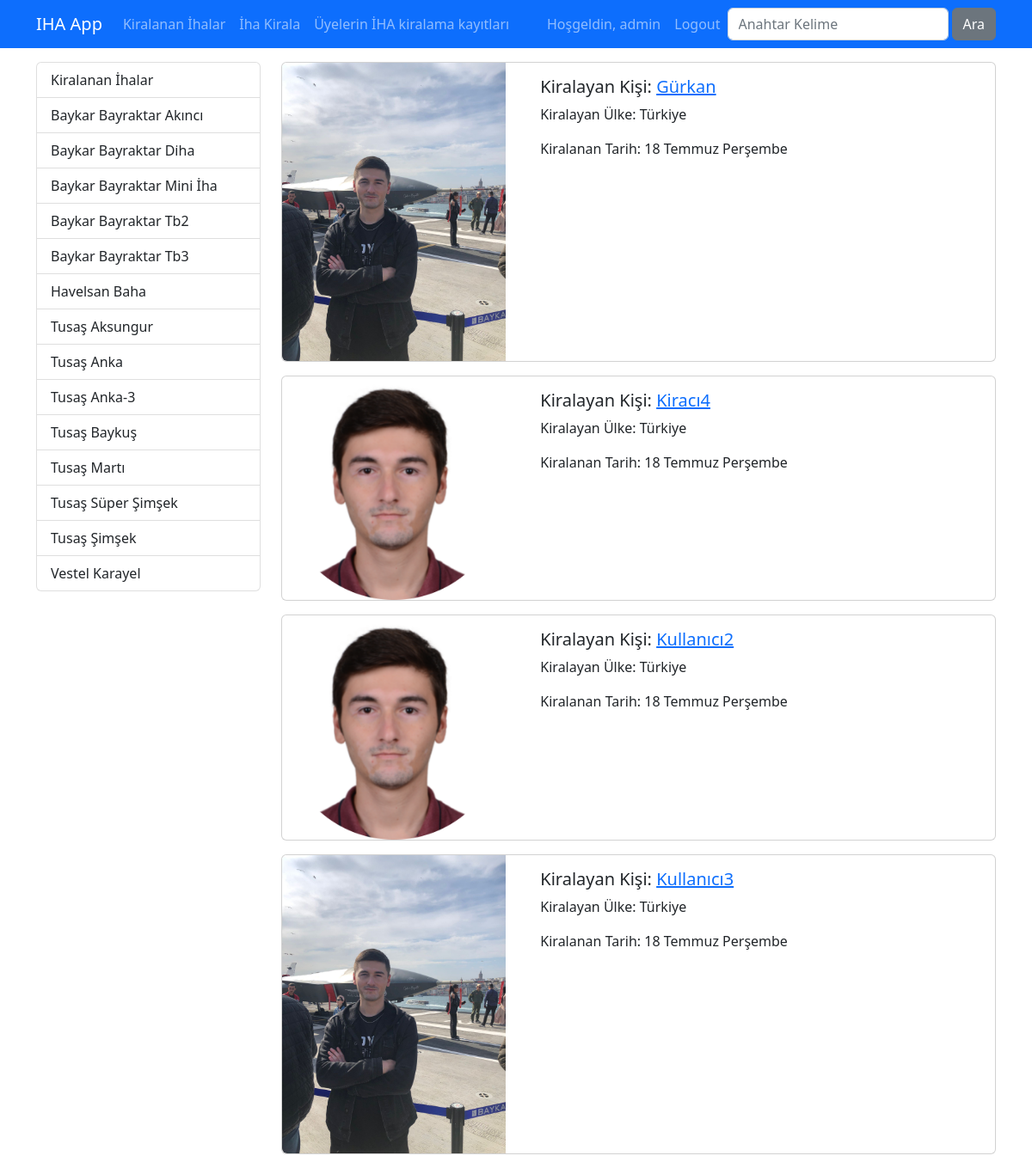
The app's page /ihalar/ (signed in) with its own data.
### djangoapp/models.py (models this page shows, shortened)
class Category(models.Model):
    name = models.CharField(max_length=40)
    slug = models.SlugField(default="",null=False,unique=True,db_index=True, max_length=50)
    weight = models.IntegerField(default=1, choices=((i,i) for i in range(1, 101,10)))

class Course(models.Model):
    title = models.CharField(max_length=50)
    description = models.TextField()
    image = models.ImageField(upload_to="images",default="")
    date = models.DateField(auto_now=True)
    isActive = models.BooleanField(default=True)
    isHome = models.BooleanField(default=True)
    slug = models.SlugField(default="",blank=True, null=False, unique=True, db_index=True)
    categories = models.ManyToManyField(Category)

### djangoapp/views.py (the view)
# urls.py: path('', views.index, name="index"),
def index(request):
    kurslar = Course.objects.filter(isActive=1, isHome=1).order_by("title")
    kategoriler = Category.objects.all()
    return render(request, 'courses/index.html', {
        'categories' : kategoriler,
        'courses' : kurslar
    }
    )

### djangoapp/templates/courses/index.html (shortened to what this page needs)
{% extends "layout.html" %}
{% load static %}
{% block css_files %}
    <link rel="stylesheet" href="{% static 'courses/css/style.css' %}">
    <link rel="stylesheet" href="https://cdnjs.cloudflare.com/ajax/libs/font-awesome/6.5.2/css/all.min.css"/>
{% endblock css_files %}
{% block content %}
<div class="container mt-3">
    <div class="row">
        <div class="col-3">
            {% include 'courses/partials/_categories.html' %}
        </div>
        <div class="col-9">
            {% for course in courses %}
                {% include 'courses/partials/_course.html' %}
            {% endfor %}
        </div>
    </div>
</div>
{% endblock content %}

### templates/partials/_nav.html (shortened to what this page needs)
<nav class="navbar navbar-expand-lg bg-primary navbar-dark">
    <div class="container">
        <a href="{% url 'index' %}" class="navbar-brand">IHA App</a>
        <div class="collapse navbar-collapse" id="navbar">
            <ul class="navbar-nav me-auto">
                <li class="nav-item">
                    <a href="{% url 'index' %}" class="nav-link">Kiralanan İhalar</a>
                </li>
                <li class="nav-item">
                    <a href="{% url 'iha_kirala' %}" class="nav-link">İha Kirala</a>
                </li>
                <li class="nav-item">
                    <a href="{% url 'iha_listesi' %}" class="nav-link">Üyelerin İHA kiralama kayıtları</a>
                </li>
            </ul>
            <ul class="navbar-nav me-0">
                {% if user.is_authenticated %}
                    <li class="nav-item">
                        <a href="#" class="nav-link">Hoşgeldin, {{user.username}}</a>
                    </li>
                    <li class="nav-item">
                        <a href="{% url 'user_logout' %}" class="nav-link">Logout</a>
                    </li>
                {% endif %}
            </ul>
            <form class="d-flex" action="{% url 'search' %}">
                <input class="form-control me-1" type="text" name="q" placeholder="Anahtar Kelime">
                <button type="submit" class="btn btn-secondary">Ara</button>
            </form>
        </div>
    </div>
</nav>

### djangoapp/templates/courses/partials/_categories.html
<div class="list-group">
    <a href="/ihalar" class="list-group-item list-group-item-action">Kiralanan İhalar</a>
    {% for category in categories %}
        <a href="{% url 'courses_by_category' category.slug %}"
        class="list-group-item list-group-item-action {% if seciliKategori == category.slug %}active{% endif %}">
        {{ category.name|title }}
    </a>
    {% endfor %}
</div>

### djangoapp/templates/courses/partials/_course.html
{% load static %}
<div class="card mb-3">
    <div class="row">
        <div class="col-4">
            <img class="img-fluid rounded-start" src="{{course.image.url}}" alt="{{ course.title }}">
        </div>
        <div class="col-8">
            <div class="card-body">
                <h5 class="card-title">
                    Kiralayan Kişi: <a href="{% url 'course_details' course.slug %}">
                    {{ course.title|title }}
                    </a>
                </h5>
                <p class="card-text">Kiralayan Ülke: {{ course.description|capfirst|truncatechars:40 }}</p>
                <p>Kiralanan Tarih: {{ course.date|date:"d F l"}}</p>
            </div>
        </div>
    </div>
</div>

### records on screen
Category: name "Baykar Bayraktar Akıncı"
Category: name "Baykar Bayraktar Di̇ha"
Category: name "Baykar Bayraktar Mini İha"
Category: name "Baykar Bayraktar Tb2"
Category: name "Baykar Bayraktar Tb3"
Category: name "Havelsan Baha"
Category: name "Tusaş Aksungur"
Category: name "Tusaş Anka"
Category: name "Tusaş Anka-3"
Category: name "Tusaş Baykuş"
Category: name "Tusaş Martı"
Category: name "Tusaş Süper Şimşek"
Category: name "Tusaş Şimşek"
Category: name "Vestel Karayel"
Course: image (picture), title "Gürkan", description "Türkiye", date "18 Temmuz Perşembe"
Course: image (picture), title "Kiracı4", description "Türkiye", date "18 Temmuz Perşembe"
Course: image (picture), title "Kullanıcı2", description "Türkiye", date "18 Temmuz Perşembe"
Course: image (picture), title "Kullanıcı3", description "Türkiye", date "18 Temmuz Perşembe"

### other values on screen
{{ user.username }} "admin"
